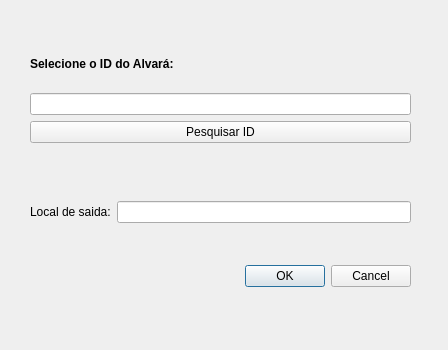
<?xml version="1.0" encoding="UTF-8"?>
<ui version="4.0">
 <class>imprimirAlvaraDialogBase</class>
 <widget class="QDialog" name="imprimirAlvaraDialogBase">
  <property name="geometry">
   <rect>
    <x>0</x>
    <y>0</y>
    <width>448</width>
    <height>350</height>
   </rect>
  </property>
  <property name="windowTitle">
   <string>Imprimir Alvará</string>
  </property>
  <widget class="QDialogButtonBox" name="button_box">
   <property name="geometry">
    <rect>
     <x>70</x>
     <y>260</y>
     <width>341</width>
     <height>32</height>
    </rect>
   </property>
   <property name="orientation">
    <enum>Qt::Horizontal</enum>
   </property>
   <property name="standardButtons">
    <set>QDialogButtonBox::Cancel|QDialogButtonBox::Ok</set>
   </property>
  </widget>
  <widget class="QWidget" name="verticalLayoutWidget">
   <property name="geometry">
    <rect>
     <x>30</x>
     <y>40</y>
     <width>381</width>
     <height>183</height>
    </rect>
   </property>
   <layout class="QVBoxLayout" name="verticalLayout">
    <item>
     <layout class="QHBoxLayout" name="horizontalLayout">
      <item>
       <widget class="QLabel" name="label">
        <property name="font">
         <font>
          <pointsize>9</pointsize>
          <weight>75</weight>
          <bold>true</bold>
         </font>
        </property>
        <property name="text">
         <string>Selecione o ID do Alvará:</string>
        </property>
       </widget>
      </item>
     </layout>
    </item>
    <item>
     <layout class="QHBoxLayout" name="horizontalLayout_2">
      <item>
       <widget class="QLineEdit" name="lineEdit"/>
      </item>
     </layout>
    </item>
    <item>
     <widget class="QPushButton" name="pushButton_2">
      <property name="text">
       <string>Pesquisar ID</string>
      </property>
     </widget>
    </item>
    <item>
     <widget class="QLabel" name="label_id">
      <property name="text">
       <string/>
      </property>
     </widget>
    </item>
    <item>
     <layout class="QHBoxLayout" name="horizontalLayout_3">
      <item>
       <widget class="QLabel" name="label_2">
        <property name="text">
         <string>Local de saida:</string>
        </property>
       </widget>
      </item>
      <item>
       <widget class="QLineEdit" name="lineEdit_Local"/>
      </item>
     </layout>
    </item>
   </layout>
  </widget>
 </widget>
 <resources/>
 <connections>
  <connection>
   <sender>button_box</sender>
   <signal>accepted()</signal>
   <receiver>imprimirAlvaraDialogBase</receiver>
   <slot>accept()</slot>
   <hints>
    <hint type="sourcelabel">
     <x>20</x>
     <y>20</y>
    </hint>
    <hint type="destinationlabel">
     <x>20</x>
     <y>20</y>
    </hint>
   </hints>
  </connection>
  <connection>
   <sender>button_box</sender>
   <signal>rejected()</signal>
   <receiver>imprimirAlvaraDialogBase</receiver>
   <slot>reject()</slot>
   <hints>
    <hint type="sourcelabel">
     <x>20</x>
     <y>20</y>
    </hint>
    <hint type="destinationlabel">
     <x>20</x>
     <y>20</y>
    </hint>
   </hints>
  </connection>
 </connections>
</ui>
